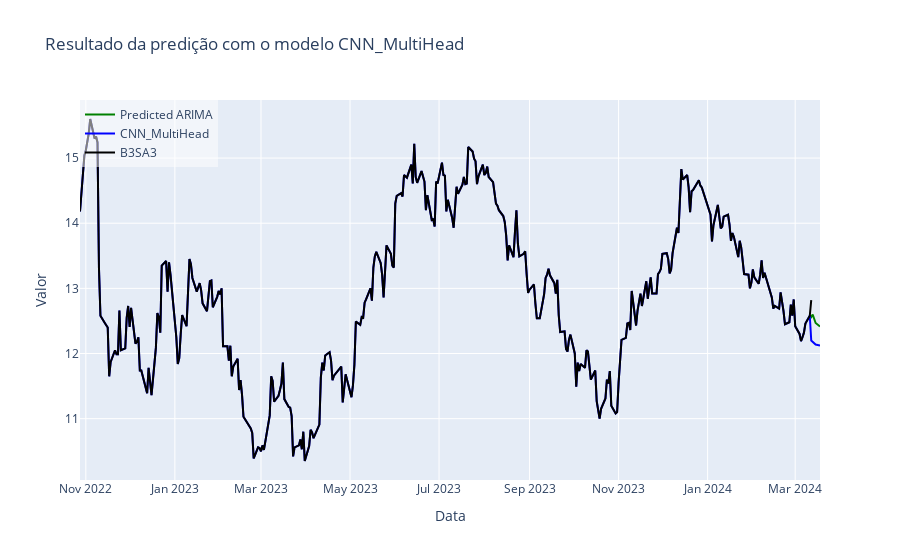

The cell this chart's notebook holds for it:
### Code cell
import plotly.graph_objects as go

# Cria um gráfico de linha usando o Plotly
fig = go.Figure()

fig.add_trace(go.Scatter(x=T_preds[-(n_steps+1):], y=arima_predictions, mode='lines', name="Predicted ARIMA", line=dict(color='green')))

# Adiciona os valores preditos ao gráfico
colors=['blue', 'tomato', 'violet', 'yellowgreen', 'green']
for i in range(new_predictions.shape[1]):
    fig.add_trace(go.Scatter(x=T_preds, y=new_predictions[:,i], mode='lines', name=f'{list(trained_best_models.keys())[i]}', line=dict(color=colors[i])))


# Adiciona os valores reais ao gráfico
fig.add_trace(go.Scatter(x=T_test.values, y=y_test_real_regression, mode='lines', name=ticker, line=dict(color='black')))
# Configura o layout do gráfico
fig.update_layout(
    title=f'Resultado da predição com o modelo {model_name}',
    xaxis_title='Data',
    yaxis_title='Valor',
    showlegend=True,
    legend=dict(x=0, y=1, bgcolor='rgba(255, 255, 255, 0.5)')
)

# Exibe o gráfico
fig.show()

### Figure 1 — Plotly figure (JSON) as saved in the notebook; plotly's stock layout.template omitted (floating-point values rounded to 4 significant figures; data arrays with more than 128 entries replaced by an {"elided": "..."} marker saying what was removed)
{"data": [{"line": {"color": "green"}, "mode": "lines", "name": "Predicted ARIMA", "type": "scatter", "x": ["2024-03-11T00:00:00.000000000", "2024-03-12T00:00:00.000000000", "2024-03-13T00:00:00.000000000", "2024-03-14T00:00:00.000000000", "2024-03-15T00:00:00.000000000", "2024-03-18T00:00:00.000000000"], "y": [12.58, 12.56, 12.6, 12.53, 12.47, 12.42]}, {"line": {"color": "blue"}, "mode": "lines", "name": "CNN_MultiHead", "type": "scatter", "x": {"elided": "344 str values"}, "y": {"elided": "344 float values"}}, {"line": {"color": "black"}, "mode": "lines", "name": "B3SA3", "type": "scatter", "x": {"elided": "340 str values"}, "y": {"elided": "340 float values"}}], "layout": {"legend": {"bgcolor": "rgba(255, 255, 255, 0.5)", "x": 0, "y": 1}, "showlegend": true, "title": {"text": "Resultado da predição com o modelo CNN_MultiHead"}, "xaxis": {"title": {"text": "Data"}}, "yaxis": {"title": {"text": "Valor"}}}}
